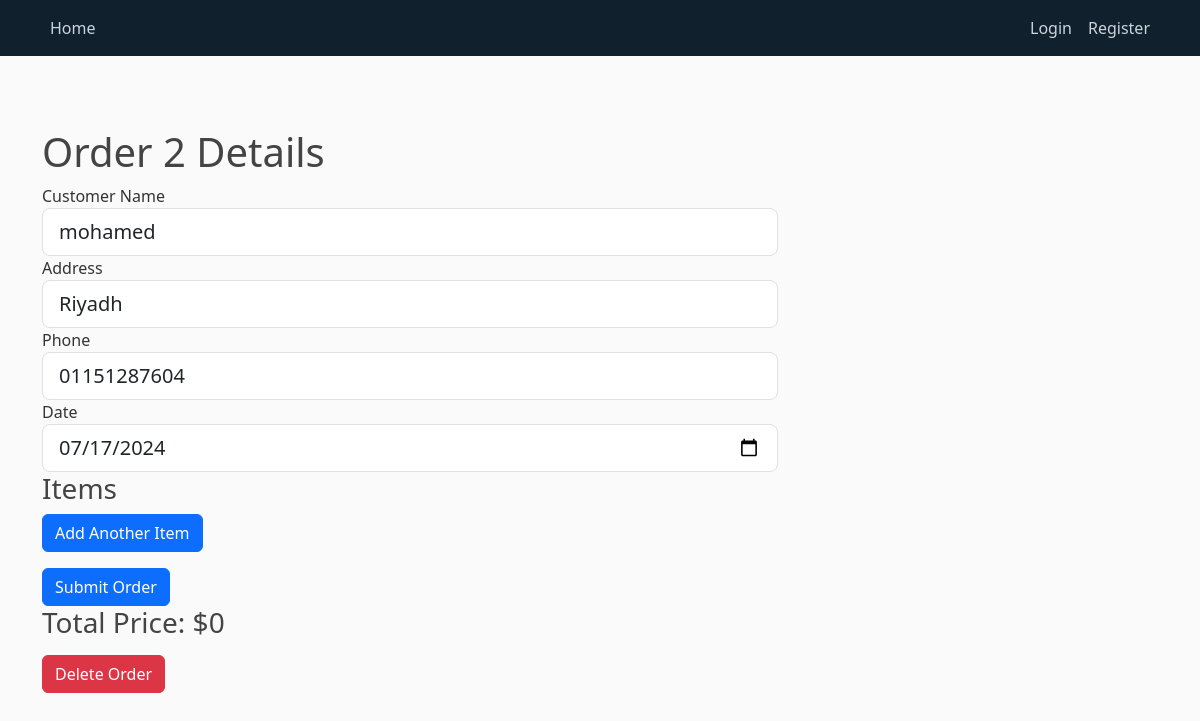
The app's page /orders/order/2, older data.
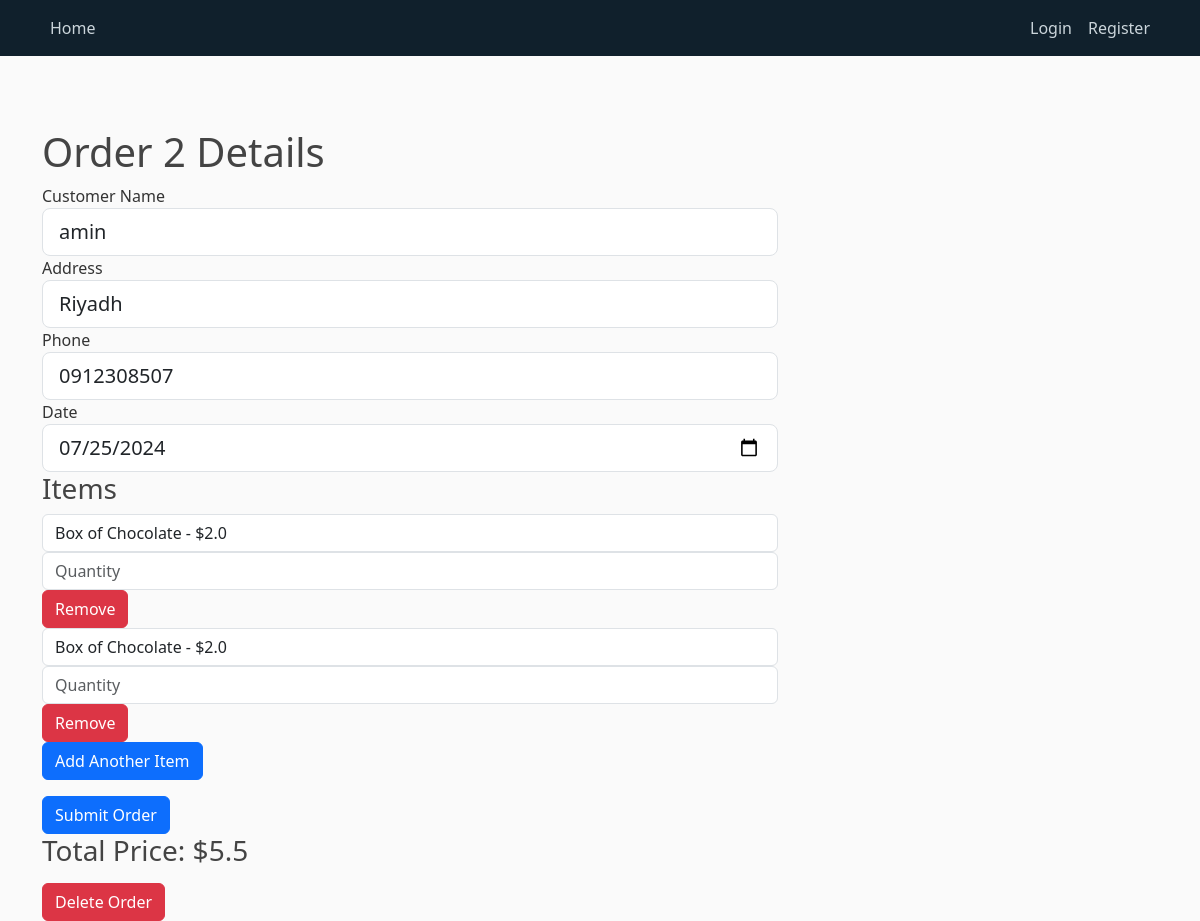
The same page, newer data.
### app/models.py (models this page shows, shortened)
class Client(db.Model):
    id = db.Column(db.Integer, primary_key=True)
    name = db.Column(db.String(20), nullable=False)
    address = db.Column(db.String(120), nullable=False)
    phone = db.Column(db.String(15), unique=True, nullable=False)
    date_created = db.Column(db.DateTime, default=datetime.utcnow)
    orders = db.relationship('Order', backref='client', lazy=True)

class Order(db.Model):
    id = db.Column(db.Integer, primary_key=True)
    date = db.Column(db.Date, nullable=False, default=datetime.utcnow)
    client_id = db.Column(db.Integer, db.ForeignKey('client.id'), nullable=False)
    items = db.relationship('OrderItem', backref='order', lazy=True)

### app/orders_routes.py (the view)
@orders_bp.route("/order/<int:order_id>", methods=['GET', 'POST'])
def order_details(order_id):
    order = Order.query.get_or_404(order_id)
    client = Client.query.get(order.client_id)
    menu_items = Menu.query.all()
    form = OrderForm()
    item_choices = [(item.name, f"{item.name} - ${item.price}") for item in menu_items]
    for item_form in form.items:
        item_form.item.choices = item_choices
    if form.validate_on_submit():
        OrderItem.query.filter_by(order_id=order_id).delete()
        order.date = form.date.data
        for item_form in form.items.entries:
            if item_form.item.data and item_form.quantity.data:
                menu_item = Menu.query.filter_by(name=item_form.item.data).first()
                if menu_item:
                    order_item = OrderItem(
                        order_id=order.id,
                        item=item_form.item.data,
                        quantity=item_form.quantity.data,
                        price=menu_item.price
                    )
                    db.session.add(order_item)
        existing_client = Client.query.filter_by(phone=form.phone.data).first()
        if existing_client and existing_client.id != client.id:
            flash('Phone number already exists for another client.', 'danger')
        else:
            client.name = form.customer_name.data
            client.address = form.address.data
            client.phone= form.phone.data
            db.session.commit()  # Commit all changes at once
            flash('Order has been updated!', 'success')
            return redirect(url_for('orders_bp.order_details', order_id=order.id))
    elif request.method == 'GET':
        form.date.data = order.date
        form.customer_name.data = client.name
        form.address.data = client.address
        form.phone.data = client.phone
        order_items = OrderItem.query.filter_by(order_id=order.id).all()
        form.items.entries = []  # Clear any existing entries
        for item in order_items:
            item_form = OrderItemForm()
            item_form.item.choices = item_choices
            item_form.item.data = item.item
            item_form.quantity.data = item.quantity
            form.items.append_entry(item_form)
    total_price = sum(item.price * item.quantity for item in OrderItem.query.filter_by(order_id=order.id).all())
    return render_template('order_details.html', title=f"Order {order.id}", order=order, form=form, client=client, menu_items=menu_items, total_price=total_price)

### app/form.py
class OrderForm(FlaskForm):
    customer_name = StringField('Customer Name', validators=[DataRequired()])
    address = StringField('Address')
    phone = StringField('Phone', validators=[DataRequired()])
    date = DateField('Date', format='%Y-%m-%d', validators=[DataRequired()])
    items = FieldList(FormField(OrderItemForm), min_entries=1, max_entries=10)
    submit = SubmitField('Submit Order')

class OrderItemForm(FlaskForm):
    item = SelectField('Item', validators=[DataRequired()])
    quantity = IntegerField('Quantity', validators=[DataRequired()])

### app/templates/order_details.html (shortened to what this page needs)
{% extends "layout.html" %}
{% block content %}
<h1>Order {{ order.id }} Details</h1>
<form method="POST" action="{{ url_for('orders_bp.order_details', order_id=order.id) }}">
    <div class="form-group">
        {{ form.customer_name.label(class="form-control-label") }}
        {{ form.customer_name(class="form-control form-control-lg") }}
    </div>
    <div class="form-group">
        {{ form.address.label(class="form-control-label") }}
        {{ form.address(class="form-control form-control-lg") }}
    </div>
    <div class="form-group">
        {{ form.phone.label(class="form-control-label") }}
        {{ form.phone(class="form-control form-control-lg") }}
    </div>
    <div class="form-group">
        {{ form.date.label(class="form-control-label") }}
        {{ form.date(class="form-control form-control-lg") }}
    </div>
    <h3>Items</h3>
    <div id="items-container">
        {% for item_form in form.items %}
        <div class="item-row">
            <select name="{{ item_form.item.name }}" class="form-control">
                {% for menu_item in menu_items %}
                <option value="{{ menu_item.name }}" {% if menu_item.name == item_form.item.data %}selected{% endif %}>
                    {{ menu_item.name }} - ${{ menu_item.price }}
                </option>
                {% endfor %}
            </select>
            <input type="number" name="{{ item_form.quantity.name }}" value="{{ item_form.quantity.data }}" class="form-control" placeholder="Quantity" required>
            <button type="button" class="btn btn-danger remove-item">Remove</button>
        </div>
        {% endfor %}
    </div>
    <button type="button" id="add-item" class="btn btn-primary">Add Another Item</button>
    <div class="form-group mt-3">
        {{ form.submit(class="btn btn-primary") }}
    </div>
</form>
<h3>Total Price: ${{ total_price }}</h3>
<form method="POST" action="{{ url_for('orders_bp.delete_order', order_id=order.id) }}" class="mt-3">
    <button type="submit" class="btn btn-danger">Delete Order</button>
</form>
{% endblock %}

Row changes from the older to the newer data that the page shows:
changed Order id 2: date "07/17/2024" → "07/25/2024"
changed Client "Riyadh": phone "01151287604" → "0912308507"
Text that changed along with them:
form field customer_name: "mohamed" → "amin"
{{ total_price }}: "0" → "5.5"
new list line: "Box of Chocolate - $2.0  Remove"
